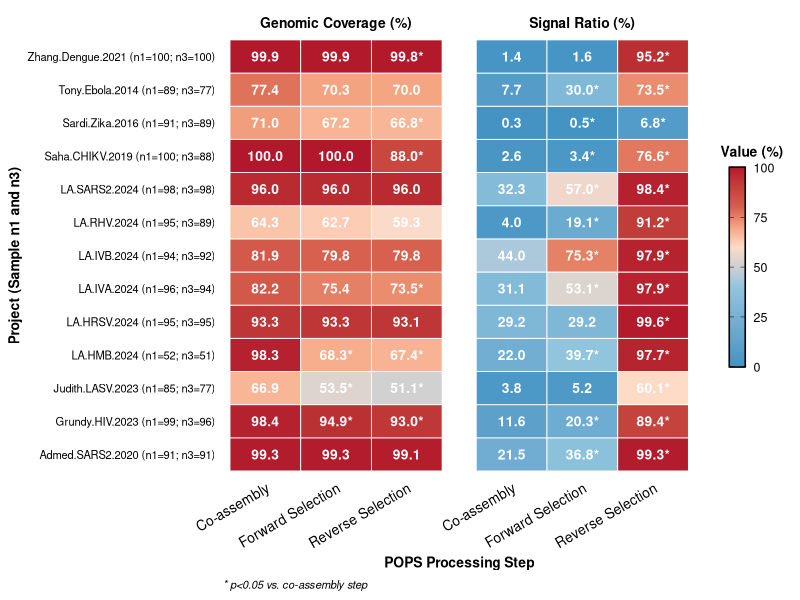

This chart was generated by the following R code:
library(dplyr)
library(tidyr)
library(ggplot2)
library(rstatix)
library(readr)

# ==== 1. read data ====
data <- read.table("Main.6.V2.txt", header = TRUE, sep = "\t")

# ==== 2. 3  rounds ====
rounds <- c(1, 2, 3)
completed_data <- data %>%
  select(prj, sample) %>% distinct() %>%
  crossing(round = rounds) %>%
  left_join(data, by = c("prj", "sample", "round")) %>%
  mutate(
    cov = ifelse(is.na(cov), 0, cov),
    signal = ifelse(is.na(signal), 0, signal)
  )

# ==== 3. round_label  ====
completed_data <- completed_data %>%
  mutate(round_label = factor(round, levels = 1:3,
                              labels = c("Co-assembly", "Forward Selection", "Reverse Selection")))

# ==== 4. mean ====
mean_summary <- completed_data %>%
  group_by(prj, round_label) %>%
  summarise(
    `Genomic Coverage (%)` = mean(cov),
    `Signal Intensity (%)` = mean(signal),
    .groups = "drop"
  ) %>%
  pivot_longer(cols = c(`Genomic Coverage (%)`, `Signal Intensity (%)`),
               names_to = "metric", values_to = "value")

# ==== 5. statistics ====
compare_stats <- function(df, metric_col) {
  df %>%
    group_by(prj) %>%
    group_modify(~ {
      r1 <- .x %>% filter(round == 1)
      r2 <- .x %>% filter(round == 2)
      r3 <- .x %>% filter(round == 3)
      tibble(
        prj = .x$prj[1],
        p_2vs1 = if (nrow(r1) > 0 & nrow(r2) > 0) wilcox.test(r1[[metric_col]], r2[[metric_col]])$p.value else NA,
        p_3vs1 = if (nrow(r1) > 0 & nrow(r3) > 0) wilcox.test(r1[[metric_col]], r3[[metric_col]])$p.value else NA,
        effect_3vs1 = median(r3[[metric_col]]) - median(r1[[metric_col]])
      )
    }) %>%
    ungroup()
}

# ==== 6. statistics txt ====
cov_stats <- compare_stats(completed_data, "cov")
signal_stats <- compare_stats(completed_data, "signal")

# ==== 7. merge test ====
stats_all <- cov_stats %>%
  left_join(signal_stats, by = "prj", suffix = c("_cov", "_signal"))

# ==== 8. heatmap add ** ====
heatmap_data <- mean_summary %>%
  left_join(stats_all, by = "prj") %>%
  mutate(
    label_value = sprintf("%.1f", value),
    label = case_when(
      metric == "Genomic Coverage (%)" & round_label == "Forward Selection" & p_2vs1_cov < 0.05 ~ paste0(label_value, "*"),
      metric == "Genomic Coverage (%)" & round_label == "Reverse Selection" & p_3vs1_cov < 0.05 ~ paste0(label_value, "*"),
      metric == "Signal Intensity (%)" & round_label == "Forward Selection" & p_2vs1_signal < 0.05 ~ paste0(label_value, "*"),
      metric == "Signal Intensity (%)" & round_label == "Reverse Selection" & p_3vs1_signal < 0.05 ~ paste0(label_value, "*"),
      TRUE ~ label_value
    )
  )

# ==== 9.  n1 and n3  ====
n_by_round <- data %>%
  filter(round %in% c(1, 3)) %>%
  group_by(prj, round) %>%
  summarise(n = n(), .groups = "drop") %>%
  pivot_wider(names_from = round, values_from = n, names_prefix = "n")  # n1, n3

# ==== 10.  ====
heatmap_data <- heatmap_data %>%
  left_join(n_by_round, by = "prj") %>%
  mutate(project_with_n = paste0(prj, " (n1=", n1, "; n3=", n3, ")"))

# ==== 11. sort ====
sorted_projects <- stats_all %>%
  arrange(desc(effect_3vs1_cov)) %>%
  pull(prj)

heatmap_data$project_with_n <- factor(
  heatmap_data$project_with_n,
  levels = heatmap_data %>%
    filter(prj %in% sorted_projects) %>%
    distinct(prj, project_with_n) %>%
    mutate(order = match(prj, sorted_projects)) %>%
    arrange(order) %>%
    pull(project_with_n)
)

# ==== 12. vis ====
heatmap_data <- heatmap_data %>%
  mutate(
    prj = case_when(
      prj == "LA_HMB_2024" ~ "LA_AV_2024",
      prj == "LA_HRSV_2024" ~ "LA_PRIV_2024",
      TRUE ~ prj
    ),
    project_with_n = gsub("_", ".", project_with_n)
  )

p = ggplot(heatmap_data, aes(x = round_label, y = project_with_n, fill = value)) +
  geom_tile(color = "white", size = 0.3) +
  geom_text(aes(label = label), size = 3.5, fontface = "bold", color = "white") +
  scale_fill_gradientn(
    colours = c("#4393C3", "#92C5DE", "#FDDBC7", "#F4A582", "#D6604D", "#B2182B"),
    values = scales::rescale(c(0, 40, 60, 70, 80, 100)),
    limits = c(0, 100),
    name = "Value (%)",
    guide = guide_colorbar(
      barwidth = 0.8,
      barheight = 10,
      title.position = "top",
      title.hjust = 0.5,
      frame.colour = "black",
      ticks.colour = "black"
    )
  ) +
  facet_wrap(~metric, scales = "free_x",
             labeller = labeller(metric = c(
               "Genomic Coverage (%)" = "Genomic Coverage (%)",
               "Signal Intensity (%)" = "Signal Ratio (%)"  
             ))) +
  labs(
    x = "POPS Processing Step",
    y = "Project (Sample n1 and n3)",
    caption = "* p<0.05 vs. co-assembly step"
  ) +
  theme_minimal(base_size = 12) +
  theme(
    legend.position = "right",
    legend.title = element_text(face = "bold", size = 10, color = "black"),
    legend.text = element_text(size = 9, color = "black"),
    axis.text.x = element_text(angle = 30, hjust = 1, size = 10, color = "black"),
    axis.text.y = element_text(size = 8, color = "black"),
    axis.title = element_text(face = "bold", size = 10, color = "black"),
    strip.text = element_text(face = "bold", size = 10, color = "black"),
    panel.grid = element_blank(),
    plot.caption = element_text(size = 8, hjust = 0, face = "italic", color = "black"),
    panel.spacing = unit(1, "lines"),
    plot.background = element_blank(),
    panel.background = element_blank(),
    legend.background = element_blank(),
    strip.background = element_blank()
  )
